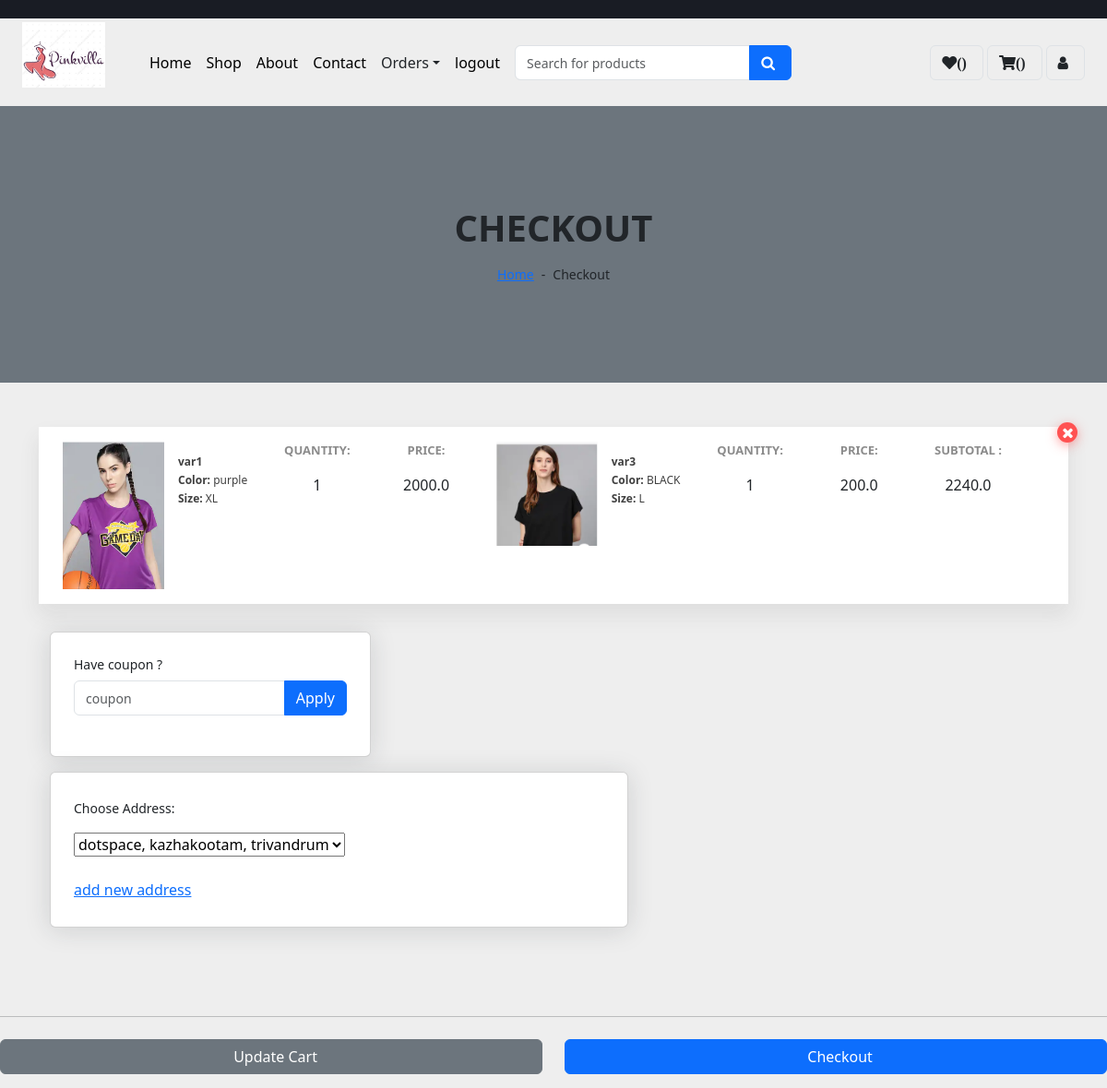
The app's page /checkout (signed in, upper part), older data.
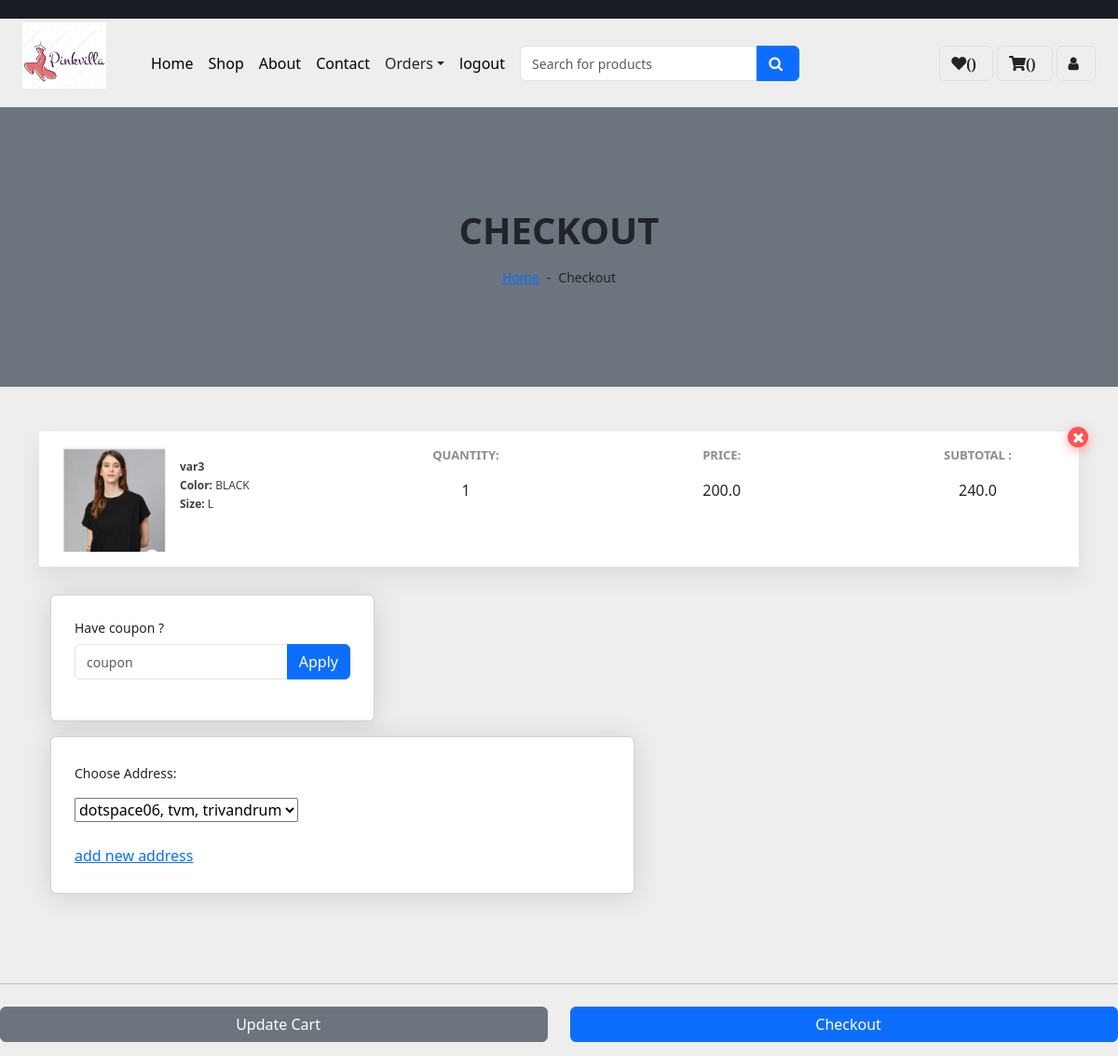
The same page, newer data.
### app1/models.py (models this page shows, shortened)
class Cart(models.Model):
    username = models.ForeignKey(custom_user,on_delete=models.CASCADE)
    variant = models.ForeignKey(Variant,on_delete=models.CASCADE)
    coupon = models.ForeignKey(Coupon, on_delete=models.SET_NULL,null=True,blank= True)
    discount_price= models.DecimalField(max_digits=10,decimal_places=2,default=0)
    quantity = models.PositiveIntegerField(default=1)
    def total_cost(self):
        return self.quantity * self.variant.price

class Variant(models.Model):
    id = models.AutoField(primary_key=True)
    variant = models.CharField(max_length=100,blank= True,null= True)
    Product = models.ForeignKey(Product,on_delete=models.CASCADE)
    Color = models.ForeignKey(Color,on_delete=models.CASCADE)
    Size = models.ForeignKey(Size,on_delete=models.CASCADE)
    quantity = models.IntegerField(default=1)
    price = models.FloatField(default=0)
    image1 = models.ImageField(blank=True, upload_to='images/')
    image2 = models.ImageField(blank=True, upload_to='images/')
    image3 = models.ImageField(blank=True, upload_to='images/')
    image4 = models.ImageField(blank=True, upload_to='images/')

class Color(models.Model):
    color = models.CharField(max_length=50)
    def __str__(self):
        return self.color

class Size(models.Model):
    size = models.CharField(max_length=20)
    def __str__(self):
        return self.size

### app1/views.py (the view, shortened to what this page needs)
# urls.py: path('checkout', views.checkout, name='checkout'),
def checkout(request):
  if "username" in request.session:
    username=custom_user.objects.get(username=request.session["username"])
    cartobj = Cart.objects.filter(username = username)
    addobj = Address.objects.filter(username = username)
    total_cost = sum(item.total_cost() for item in cartobj)+40
    context = {
            'username': username,
            'cartobj': cartobj,
            'addobj': addobj,
            'total_cost':total_cost,
            }
    return render (request,"checkout.html",context)

### app1/templates/Checkout.html (shortened to what the changed rows need)
{% extends 'product_detail.html' %}
{% load static %}
{% block main-content %}
 <div class="container-fluid bg-secondary mb-5">
    <div class="d-flex flex-column align-items-center justify-content-center" style="min-height: 300px">
        <h1 class="font-weight-semi-bold text-uppercase mb-3">Checkout</h1>
    </div>
</div>
        <link href="https://maxcdn.bootstrapcdn.com/font-awesome/4.3.0/css/font-awesome.min.css" rel="stylesheet">
  <div class="container pb-5 mb-2">
            <div class="cart-item d-md-flex justify-content-between"><span class="remove-item"><i class="fa fa-times"></i></span>
                {% for item in cartobj %}
                <div class="px-3 my-3">
                        <div class="cart-item-product-thumb"><img src="{{ item.variant.image1.url }}" alt="" class="img-fluid">
                        </div>
                        <div class="cart-item-product-info">
                            <h4 class="cart-item-product-title"> </h4><span><strong>{{ item.variant.variant }}</strong> </span>
                            <span><strong>Color:</strong> {{item.variant.Color}}</span>
                            <span><strong>Size:</strong> {{item.variant.Size}}</span>
                        </div>
                </div>
                <div class="px-3 my-3 text-center">
                    <div class="cart-item-label">Quantity:</div>
                     <div class="count-input">
                       {{ item.quantity }}
                    </div>
                  </div>
                    <div class="px-3 my-3 text-center">
                    <div class="cart-item-label">Price:</div>
                    <div class="count-input">
                      {{ item.variant.price }}
                   </div>
                </div>
                {% endfor%}
                <div class="px-3 my-3 text-center">
                    <div class="cart-item-label">Subtotal :</div>
                    <div class="count-input">
                      {{total_cost}}
                   </div>
                </div>
            </div>
  <aside class =" col-md-7">
    <div class = "card mb-3">
        <div class = " card-body">
            <div>
              <p>Choose Address: </p>
              <select id="addressid" name="address">
                  {% for address in addobj %}
                      <option value="{{ address.id }}">{{ address.flat }}, {{ address.locality }}, {{ address.city }}</option>
                  {% endfor %}
              </select>
              <br><br>
            <a class  href="{% url 'user_profile' %}">add new address</a>
            </div>
  </div>
</div>
    <br>
</div>
{% endblock main-content %}

Row changes from the older to the newer data that the page shows:
removed Cart: variant.image1 (picture), variant.variant "var1", variant.Color "purple", variant.Size "XL", quantity "1", variant.price "2000.0"
Text that changed along with them:
{{ total_cost }}: "2240.0" → "240.0"
form field address: "dotspace, kazhakootam, trivandrum" → "dotspace06, tvm, trivandrum"
